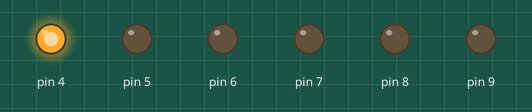
A sketch run on a simulated Arduino Uno, built with avr-gcc and run on an emulated ATmega328P. Parts: output pins drawn as LEDs (lit = HIGH).

Above: at 0.5 s.
At 1.5 s:
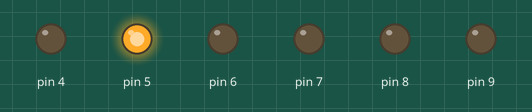
At 4.5 s:
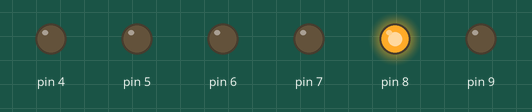
At 7.5 s:
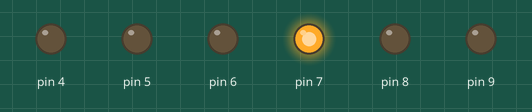
At 11.5 s:
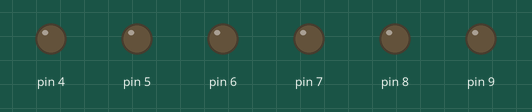
At 14.5 s:
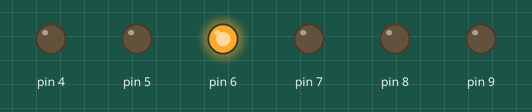
Timing chart, 0 to 15.6 s (numbered marks = the images above):
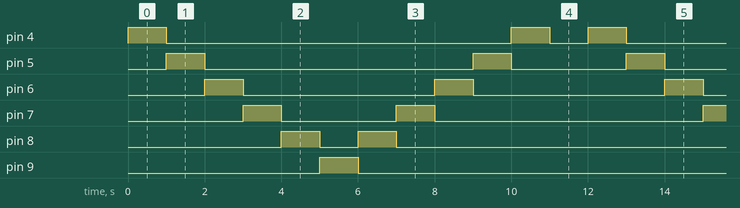

The sketch:

_6LED_SLOW_WALK.ino
```cpp
void setup() {
  // put your setup code here, to run once:
pinMode(4,OUTPUT);
pinMode(5,OUTPUT);
pinMode(6,OUTPUT);
pinMode(7,OUTPUT);
pinMode(8,OUTPUT);
pinMode(9,OUTPUT);

}

void loop() {
  // put your main code here, to run repeatedly:
digitalWrite(4,HIGH);
digitalWrite(5,LOW);
digitalWrite(6,LOW);
digitalWrite(7,LOW);
digitalWrite(8,LOW);
digitalWrite(9,LOW);
delay(1000);

digitalWrite(4,LOW);
digitalWrite(5,HIGH);
digitalWrite(6,LOW);
digitalWrite(7,LOW);
digitalWrite(8,LOW);
digitalWrite(9,LOW);
delay(1000);

digitalWrite(4,LOW);
digitalWrite(5,LOW);
digitalWrite(6,HIGH);
digitalWrite(7,LOW);
digitalWrite(8,LOW);
digitalWrite(9,LOW);
delay(1000);

digitalWrite(4,LOW);
digitalWrite(5,LOW);
digitalWrite(6,LOW);
digitalWrite(7,HIGH);
digitalWrite(8,LOW);
digitalWrite(9,LOW);
delay(1000);

digitalWrite(4,LOW);
digitalWrite(5,LOW);
digitalWrite(6,LOW);
digitalWrite(7,LOW);
digitalWrite(8,HIGH);
digitalWrite(9,LOW);
delay(1000);

digitalWrite(4,LOW);
digitalWrite(5,LOW);
digitalWrite(6,LOW);
digitalWrite(7,LOW);
digitalWrite(8,LOW);
digitalWrite(9,HIGH);
delay(1000);

digitalWrite(4,LOW);
digitalWrite(5,LOW);
digitalWrite(6,LOW);
digitalWrite(7,LOW);
digitalWrite(8,HIGH);
digitalWrite(9,LOW);
delay(1000);

digitalWrite(4,LOW);
digitalWrite(5,LOW);
digitalWrite(6,LOW);
digitalWrite(7,HIGH);
digitalWrite(8,LOW);
digitalWrite(9,LOW);
delay(1000);

digitalWrite(4,LOW);
digitalWrite(5,LOW);
digitalWrite(6,HIGH);
digitalWrite(7,LOW);
digitalWrite(8,LOW);
digitalWrite(9,LOW);
delay(1000);

digitalWrite(4,LOW);
digitalWrite(5,HIGH);
digitalWrite(6,LOW);
digitalWrite(7,LOW);
digitalWrite(8,LOW);
digitalWrite(9,LOW);
delay(1000);

digitalWrite(4,HIGH);
digitalWrite(5,LOW);
digitalWrite(6,LOW);
digitalWrite(7,LOW);
digitalWrite(8,LOW);
digitalWrite(9,LOW);
delay(1000);

digitalWrite(4,LOW);
digitalWrite(5,LOW);
digitalWrite(6,LOW);
digitalWrite(7,LOW);
digitalWrite(8,LOW);
digitalWrite(9,LOW);
delay(1000);
}
```

Measured:
- by itself, pin 4: repeats every 12.0 s: LOW 9.0 s, HIGH 1.0 s, LOW 1.0 s, HIGH 1.0 s
- by itself, pin 5: repeats every 12.0 s: LOW 7.0 s, HIGH 1.0 s, LOW 3.0 s, HIGH 1.0 s
- by itself, pin 6: alternates HIGH for 1.0 s and LOW for 5.0 s
- by itself, pin 7: repeats every 12.0 s: LOW 3.0 s, HIGH 1.0 s, LOW 7.0 s, HIGH 1.0 s
- by itself, pin 8: repeats every 12.0 s: LOW 1.0 s, HIGH 1.0 s, LOW 9.0 s, HIGH 1.0 s
- by itself, pin 9: alternates HIGH for 1.0 s and LOW for 11.0 s
